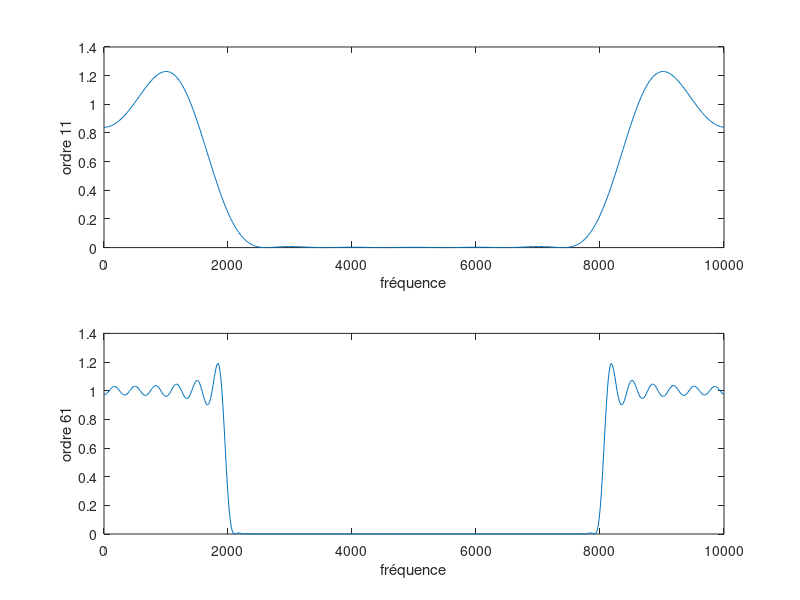

Reproduce this figure in MATLAB.
clear all;
close all;

%%%%%%%%%%%%%%%%%%%%%%%%%%%%%%%%%%%%%%%%%%%%%%%%%%%%%%%%%%%%%%%%%%%%%%%%%%%
% Exercice 2
%%%%%%%%%%%%%%%%%%%%%%%%%%%%%%%%%%%%%%%%%%%%%%%%%%%%%%%%%%%%%%%%%%%%%%%%%%%

%%% Question 1 %%%%%%%%%%%%%%%%%%%%%%%%%%%%%%%%%%%%%%%%%%%%%%%%%%%%%%%%%%%%

% Constantes
A = 1;
Fe = 10000;
Te = 1/Fe;
N = 100;
k = 0:N-1;
kTe = k*Te;
Fc = 2000;         % Fréquence de coupure
Nfft = 512;

% On veut conserver la fréquence f = 1000 Hz, il faut donc couper toutes
% les fréquences au dessus sans modifier f.
% LA fonction de transfert est de la forme H(p) = K/(1+tau*p)

% On cherche h(n)=TF-1(h°(v))        h°(v) une impulsion de longueur v
% h° -> Porte parfaite 

nu = Fc/Fe;                      % durée de l'impulsion
N_a = 11;                    % Ordre du filtre a
N_b = 61;                    % Ordre du filtre b
Borne_a = -(N_a-1)/2:(N_a-1)/2;       % Borne du filtre a
Borne_b = -(N_b-1)/2:(N_b-1)/2;       % Borne du filtre b
h_n_a = 2*nu*sinc(2*nu*Borne_a);          % Réponse du filtre a (calculer à la main)
h_n_b = 2*nu*sinc(2*nu*Borne_b);          % Réponse du filtre a (calculer à la main)
F = 0:Fe/(Nfft-1):Fe;
H_a = fft(h_n_a,Nfft);
H_b = fft(h_n_b,Nfft);

% Affichage
subplot(2,1,1);
plot(F,abs(H_a).^2);
xlabel('fréquence');
ylabel('ordre 11');
subplot(2,1,2);
plot(F,abs(H_b).^2);
xlabel('fréquence');
ylabel('ordre 61');

% on a tracé la reponse impulsionelle du filtre en temporelle


%%% Question 2 %%%%%%%%%%%%%%%%%%%%%%%%%%%%%%%%%%%%%%%%%%%%%%%%%%%%%%%%%%%%




function [x_echan] = cos_echan(A,F0,Fe,N)
    Te = 1/Fe;
    kTe = [0:N-1]*Te;
    x_echan = cos(2*pi*F0*kTe);
end